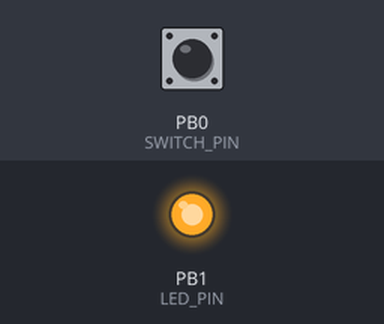
Simulated run of this sketch. Board: ATtiny85, built with avr-gcc and run on an emulated ATtiny85. Shown: output pins drawn as LEDs (lit = HIGH). The inputs (shaded band) are chosen by the test bench; at power-on: PB0 (SWITCH_PIN) HIGH. Sleep ends after the set time or at an interrupt.

Above: at 0.1 s.
At 1.1 s:
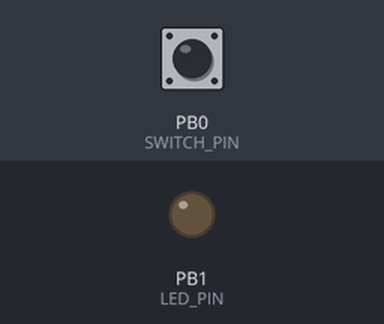
Timing chart, 0 to 2.6 s (numbered marks = the images above):
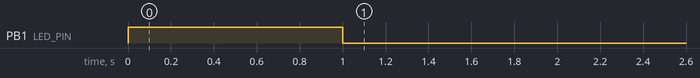

Measured:
- by itself, PB1 (LED_PIN): LOW → HIGH at 0.00 s, → LOW 1.0 s later

The sketch:

sleeptest.ino
```cpp
/**
 * Simple sketch to test how little power we can use when
 * ATTiny goes to sleep.
 * Most of the extra saving seems to be due to turning off ADC
 **/

#include <avr/power.h>
#include <avr/sleep.h>

#ifdef __AVR_ATtiny85__
#define SWITCH_PIN 0
#define LED_PIN 1
#else
#define SWITCH_PIN 2 // (interrupt 0)
#define LED_PIN 3
#endif

void setup() {
  pinMode(SWITCH_PIN, INPUT);
  digitalWrite(SWITCH_PIN, HIGH);

  pinMode(LED_PIN, OUTPUT);

  ADCSRA &= ~(1<<ADEN);                     //turn off ADC
  ACSR |= _BV(ACD);                         //disable the analog comparator
}

void gotoSleep() {
#ifdef __AVR_ATtiny85__
  GIMSK |= 1<<PCIE;  //Enable Pin Change Interrupt
  PCMSK |= 1<<PCINT0; //Watch for Pin Change on Pin5 (PB0)
#else
  attachInterrupt(0, interrup, FALLING);
#endif

  set_sleep_mode(SLEEP_MODE_PWR_DOWN);
  sleep_enable();
  sleep_mode();

  // waking up from sleep mode.
  sleep_disable();

#ifdef __AVR_ATtiny85__
  GIMSK &= ~(1<<PCIE); //Disable the interrupt so it doesn't keep flagging
  PCMSK &= ~(1<<PCINT0);
#else
  detachInterrupt(0);
#endif
}

void loop() {
  digitalWrite(LED_PIN, HIGH);
  delay(1000);
  digitalWrite(LED_PIN, LOW);

  gotoSleep();

  // Wait for the button to be released
  while (digitalRead(SWITCH_PIN) == LOW) {  }
}

void interrup() {}

// Interrupt for PIN0 falling edge
ISR(PCINT0_vect) {

}
```
